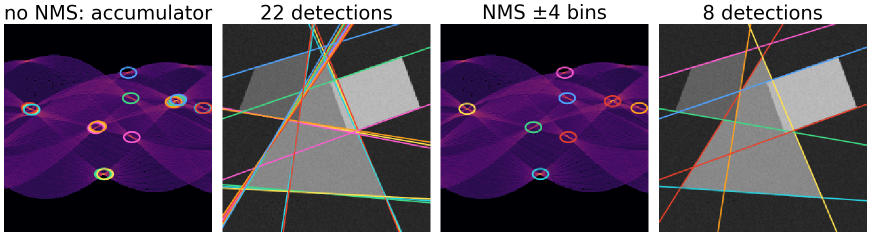
#> input picture hough-lines/fig-nms.png, 1741 x 472 px, given in place of cell256.png, which was not available (shown at 1/2 size)
$ python figs.py
#> lines starting #> are read from the running program, lines starting #| are printed output that depends on the picture
"""Figures for hough-lines/lec.qmd.

Run from the repository root:
    tools/figs/hough-lines/capture.sh /tmp/houghstills      # demo screenshots (needs docs/demos/dist)
    python3 -I tools/figs/hough-lines/figs.py /tmp/houghstills
Diagrams are computed here; the demo stills are crops of the captured screenshots, with the
numbers in their titles read from the demo's readout for the same preset (see the slide notes).
"""
import os
import sys
import numpy as np

HERE = os.path.dirname(os.path.abspath(__file__))
sys.path.insert(0, HERE)
from stills import plt, panel, grid_of_panels, BLUE, ORANGE, GREEN, RED, PURPLE, GREY  # noqa: E402
from matplotlib.patches import Arc, FancyArrowPatch  # noqa: E402
from scipy import ndimage as ndi  # noqa: E402
from skimage import feature, io  # noqa: E402

REPO = os.path.abspath(os.path.join(HERE, "../../.."))
OUT = os.path.join(REPO, "hough-lines")
SH = sys.argv[1] if len(sys.argv) > 1 else None


def save(fig, name):
    fig.savefig(os.path.join(OUT, name), dpi=200 if name.endswith(".png") else None,
                bbox_inches="tight", pad_inches=0.04)
    plt.close(fig)


# ---------------------------------------------------------------- edge points with directions
def fig_edgepoints():
    img = io.imread(os.path.join(REPO, "demos/src/fourier2d/cell256.png"), as_gray=True).astype(float)
#> img: shape (472, 1741) float64; min 0, max 1, mean 0.32
    if img.max() > 1:
        img /= 255
    sigma = 3.0
    ed = feature.canny(img, sigma=sigma, low_threshold=0.80, high_threshold=0.93, use_quantiles=True)
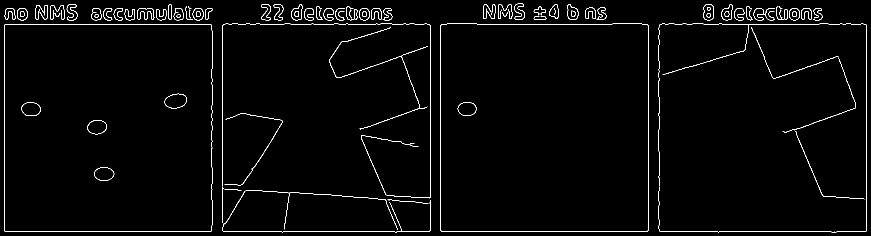
#> ed: shape (472, 1741) bool (shown at 1/2 size); 1.9% white in thin lines or dots
    gy = ndi.gaussian_filter(img, sigma, order=(1, 0))
    gx = ndi.gaussian_filter(img, sigma, order=(0, 1))
    # zoom window: pick the 24x24 window with most edge pixels in a band around the middle
    # zoom window: centred on the longest connected edge (a membrane), at its middle point
    lab, nl = ndi.label(ed, structure=np.ones((3, 3)))
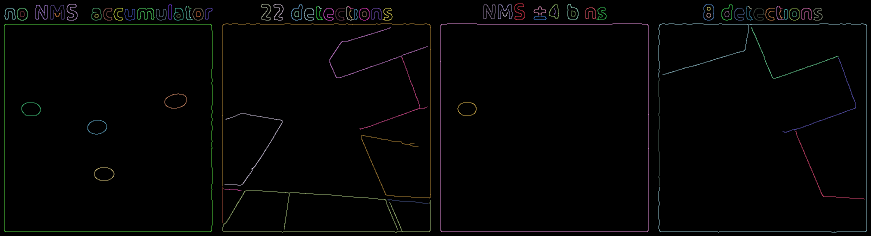
#> lab: shape (472, 1741) int32 (shown at 1/2 size); 91 distinct labels, from 0 to 90; one colour per label, 0 black
#> nl = 90
    sizes = ndi.sum(ed, lab, range(1, nl + 1))
#> sizes = 90 values, max 1684 at index 72, min 12 at index 15, mean 174.6
    ys, xs = np.nonzero(lab == 1 + int(np.argmax(sizes)))
#> ys = 1684 values from 47 to 464; xs = 1684 values, max 1733 at index 423, min 1317 at index 436, mean 1538.4
    mid = len(ys) // 2
#> mid = 842
    by, bx = int(np.clip(ys[mid] - 12, 0, 232)), int(np.clip(xs[mid] - 12, 0, 232))
#> by = 134; bx = 232
    fig, (a1, a2) = plt.subplots(1, 2, figsize=(6.4, 3.4), gridspec_kw={"width_ratios": [1, 1]})
    rgb = np.dstack([img] * 3) * 0.75
    rgb[ed] = [1.0, 0.5, 0.05]
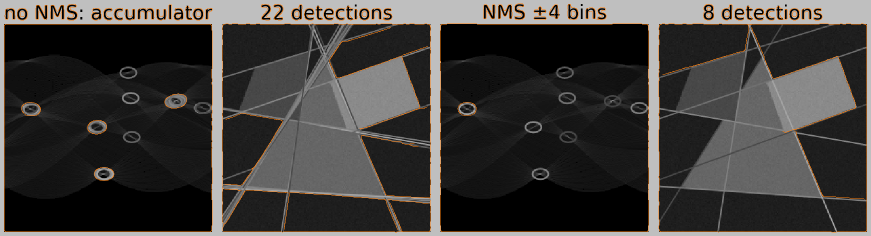
#> rgb: shape (472, 1741, 3) float64 (shown at 1/2 size); mean of channels 0, 1, 2 0.252, 0.242, 0.234; drawn as R, G, B
    a1.imshow(rgb, interpolation="nearest")
    a1.add_patch(plt.Rectangle((bx - 0.5, by - 0.5), 24, 24, fill=False, ec=BLUE, lw=2.5))
    a1.set_title("edge points (Canny)", fontsize=14)
    a1.axis("off")
    sub = img[by:by + 24, bx:bx + 24]
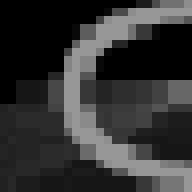
#> sub: shape (24, 24) float64 (shown 8 times larger); min 0.00113, max 0.594, mean 0.202
    a2.imshow(sub, cmap="gray", vmin=0, vmax=1, interpolation="nearest", alpha=0.6)
    ys, xs = np.nonzero(ed[by:by + 24, bx:bx + 24])
#> ys = empty array; xs = empty array
    a2.plot(xs, ys, "o", color=ORANGE, ms=4)
    for k in range(0, len(xs), 3):
        x, y = xs[k], ys[k]
        u, v = gx[by + y, bx + x], gy[by + y, bx + x]
        n = np.hypot(u, v) + 1e-12
        a2.annotate("", xy=(x + 3 * u / n, y + 3 * v / n), xytext=(x, y),
                    arrowprops=dict(arrowstyle="-|>", color=BLUE, lw=1.6, mutation_scale=10))
#> this loop made 0 passes
    a2.set_xlim(-0.5, 23.5)
    a2.set_ylim(23.5, -0.5)
    a2.set_title("zoom: position + gradient", fontsize=14)
    for s in a2.spines.values():
        s.set_visible(True)
        s.set_color(BLUE)
        s.set_linewidth(2.5)
#> this loop made 4 passes
    a2.set_xticks([])
    a2.set_yticks([])
    fig.tight_layout(w_pad=0.6)
    save(fig, "fig-edgepoints.png")


# ---------------------------------------------------------------- slope-intercept vs normal form
def fig_slope():
    pts = [(0.6, -3.0), (1.0, 0.0), (1.4, 3.0)]   # demo houghdual, preset "towards vertical"
    cols = [BLUE, GREEN, RED]
#> cols = ['#1f77b4', '#2ca02c', '#d62728']
    fig, (a1, a2) = plt.subplots(1, 2, figsize=(6.8, 3.3))
    m = np.linspace(-4, 4, 200)
    for (x, y), c in zip(pts, cols):
        a1.plot(m, y - m * x, color=c, lw=2.5)
        a1.text(-3.85, y + 3.85 * x + 0.5, f"({x:g}, {y:g})".replace("-", "−"), color=c, fontsize=13, va="bottom")
#> this loop made 3 passes
#> (x, y, c) on passes 1 to 3: (0.6, -3, '#1f77b4'), (1, 0, '#2ca02c'), (1.4, 3, '#d62728')
    a1.set_xlim(-4, 4)
    a1.set_ylim(-9, 10.5)
    a1.set_xlabel("slope m")
    a1.set_ylabel("intercept c")
    a1.axhline(0, color="#ccc", lw=0.8, zorder=0)
    a1.axvline(0, color="#ccc", lw=0.8, zorder=0)
    a1.annotate("meet at m = 7.5", xy=(4.0, -8.0), xytext=(-3.8, -8.0),
                fontsize=13, ha="left", va="center",
                arrowprops=dict(arrowstyle="-|>", color="k", lw=1.2))
    a1.set_title("slope–intercept", fontsize=14)
    a1.set_xticks([-4, -2, 0, 2, 4])
    th = np.linspace(0, np.pi, 361)
    for (x, y), c in zip(pts, cols):
        a2.plot(np.degrees(th), x * np.cos(th) + y * np.sin(th), color=c, lw=2.5)
    # common line: through (0.6,-3) and (1.4,3); normal perpendicular to (0.8, 6)
    t0 = np.arctan2(-0.8, 6.0) % np.pi
#> t0 = 3.01
    r0 = 1.0 * np.cos(t0)
#> r0 = -0.991
    a2.plot(np.degrees(t0), r0, "o", ms=13, mfc="none", mec="k", mew=2)
    a2.annotate(f"θ = {np.degrees(t0):.1f}°\nρ = {r0:.2f}".replace("-", "−"), xy=(np.degrees(t0), r0),
                xytext=(118, -2.6), fontsize=13, ha="center",
                arrowprops=dict(arrowstyle="-|>", color="k", lw=1.2))
    a2.set_xlim(0, 180)
    a2.set_xticks([0, 45, 90, 135, 180])
    a2.set_xlabel("θ (degrees)")
    a2.set_ylabel("ρ")
    a2.axhline(0, color="#ccc", lw=0.8, zorder=0)
    a2.set_title("normal form", fontsize=14)
    fig.tight_layout(w_pad=1.5)
    save(fig, "fig-slope.svg")
    return np.degrees(t0), r0


# ---------------------------------------------------------------- normal form geometry
def fig_normalform():
    fig, ax = plt.subplots(figsize=(3.9, 3.9))
    ax.set_aspect("equal")
    ax.axhline(0, color="#999", lw=1)
    ax.axvline(0, color="#999", lw=1)
    xs = np.linspace(-1.0, 3.0, 2)
#> xs = [-1, 3]
    ax.plot(xs, 2 - xs, color=GREEN, lw=3)
    for (x, y), c in zip([(2, 0), (1, 1), (0, 2)], [BLUE, GREEN, RED]):
        ax.plot(x, y, "o", color=c, ms=10, zorder=5)
#> this loop made 3 passes
#> (x, c) on passes 1 to 3: (2, '#1f77b4'), (1, '#2ca02c'), (0, '#d62728')
    ax.annotate("", xy=(1, 1), xytext=(0, 0),
                arrowprops=dict(arrowstyle="-|>", color="k", lw=2.2, mutation_scale=16))
    ax.text(0.28, 0.66, "ρ = √2", fontsize=15, rotation=45, ha="center", va="center")
    ax.add_patch(Arc((0, 0), 1.1, 1.1, theta1=0, theta2=45, color=PURPLE, lw=2))
    ax.text(0.68, 0.22, "θ = 45°", fontsize=15, color=PURPLE)
    # right-angle mark at the foot of the normal
    d = 0.16
    u, v = np.array([1, 1]) / np.sqrt(2), np.array([-1, 1]) / np.sqrt(2)
#> u = [0.707, 0.707]; v = [-0.707, 0.707]
    p = np.array([1, 1])
#> p = [1, 1]
    sq = np.array([p - u * d, p - u * d + v * d, p + v * d])
#> sq = [[0.887, 0.887], [0.774, 1], [0.887, 1.11]]
    ax.plot(sq[:, 0], sq[:, 1], color="k", lw=1.2)
    ax.text(2.75, 0.08, "x", fontsize=14)
    ax.text(0.08, 2.72, "y", fontsize=14)
    ax.text(2.0, 1.15, "x + y = 2", fontsize=14, color=GREEN)
    ax.set_xlim(-0.6, 2.9)
    ax.set_ylim(-0.6, 2.9)
    ax.set_xticks([0, 1, 2])
    ax.set_yticks([0, 1, 2])
    ax.spines["left"].set_visible(False)
    ax.spines["bottom"].set_visible(False)
    fig.tight_layout()
    save(fig, "fig-normalform.svg")
#> call 3 of save, with name = 'fig-normalform.svg'
#> in save (call 3), `fig.savefig(os.path.join(OUT, name), dpi=200 if name.endswith(".png") ..`:
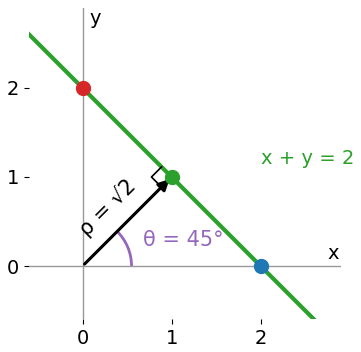
#> figure drawn by matplotlib, 1 panel


# ---------------------------------------------------------------- voting: a small example
def fig_voting():
    rng = np.random.default_rng(9)
    th0, r0 = np.radians(60), 10.0
#> th0 = 1.05; r0 = 10
    n, t = np.array([np.cos(th0), np.sin(th0)]), np.array([-np.sin(th0), np.cos(th0)])
#> n = [0.5, 0.866]; t = [-0.866, 0.5]
    s = np.r_[np.arange(-24, -6, 3), np.arange(6, 25, 3)]          # a line with a gap
#> s = [-24, -21, -18, -15, -12, -9, 6, 9, 12, 15, 18, 21, 24]
    line = r0 * n + s[:, None] * t
#> line = 13 rows, first 8: [25.78, -3.34], [23.19, -1.84], [20.59, -0.34], [17.99, 1.16], [15.39, 2.66], [12.79, 4.16], [-0.196, 11.66], [-2.79, 13.16]
    clutter = rng.uniform(-28, 28, size=(10, 2))
#> clutter = [[20.73, -11.94], [5.78, 15.54], [12.1, 23.26], [20.18, 23.42], [-26.51, -3.51], [-0.843, -24.35], [-27.68, 18.51], [27.06, 15.94], [-10.33, 11.5], [-11.25, 13.48]]
    P = np.vstack([line, clutter])
#> P = 23 rows, first 8: [25.78, -3.34], [23.19, -1.84], [20.59, -0.34], [17.99, 1.16], [15.39, 2.66], [12.79, 4.16], [-0.196, 11.66], [-2.79, 13.16]
    dth, drho, R = 3, 2.0, 40.0
    thetas = np.radians(np.arange(0, 180, dth))
#> thetas = 60 values from 0 to 3.09
    nr = int(2 * R / drho)
    H = np.zeros((nr, len(thetas)), int)
#> H: shape (40, 60) int64; every value is 0
    for x, y in P:
        rho = x * np.cos(thetas) + y * np.sin(thetas)
        k = np.floor((rho + R) / drho).astype(int)
        H[k, np.arange(len(thetas))] += 1
#> this loop made 23 passes
#> (x, y) on passes 1 to 12: (25.78, -3.34), (23.19, -1.84), (20.59, -0.34), (17.99, 1.16), (15.39, 2.66), (12.79, 4.16), (-0.196, 11.66), (-2.79, 13.16), (-5.39, 14.66), (-7.99, 16.16), (-10.59, 17.66), (-13.19, 19.16)
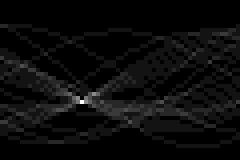
#> H: shape (40, 60) int64 (shown 4 times larger); min 0, max 13, mean 0.575; drawn with min black and max white
    k, j = np.unravel_index(H.argmax(), H.shape)
#> k = 25; j = 20
    fig, (a1, a2) = plt.subplots(1, 2, figsize=(6.6, 3.2), gridspec_kw={"width_ratios": [1, 1.35]})
    a1.set_aspect("equal")
    a1.plot(line[:, 0], line[:, 1], "o", color=ORANGE, ms=7, label=f"{len(line)} on a line")
    a1.plot(clutter[:, 0], clutter[:, 1], "o", color=GREY, ms=7, label=f"{len(clutter)} clutter")
    a1.set_xlim(-30, 30)
    a1.set_ylim(-52, 30)
    a1.set_yticks([-20, 0, 20])
    a1.set_xlabel("x")
    a1.set_ylabel("y")
    a1.legend(fontsize=13, loc="lower left", frameon=False, handletextpad=0.1, borderaxespad=0.1)
    a1.set_title("edge points", fontsize=14)
    im = a2.imshow(H, origin="lower", aspect="auto", cmap="magma_r",
                   extent=[0, 180, -R, R], interpolation="nearest")
    a2.plot(j * dth + dth / 2, -R + (k + 0.5) * drho, "o", ms=16, mfc="none", mec=BLUE, mew=2.5)
    a2.annotate(f"{H[k, j]} votes", xy=(j * dth + dth / 2, -R + (k + 0.5) * drho), xytext=(105, 28),
                fontsize=13, color=BLUE, arrowprops=dict(arrowstyle="-|>", color=BLUE))
    a2.set_xlabel("θ (degrees)")
    a2.set_ylabel("ρ")
    a2.set_xticks([0, 45, 90, 135, 180])
    a2.set_title(f"accumulator: {dth}° × {drho:g} px bins", fontsize=14)
    cb = fig.colorbar(im, ax=a2, fraction=0.05, pad=0.02)
    cb.set_label("votes")
    fig.tight_layout(w_pad=1.2)
    save(fig, "fig-voting.svg")
#> call 4 of save, with name = 'fig-voting.svg'
#> in save (call 4), `fig.savefig(os.path.join(OUT, name), dpi=200 if name.endswith(".png") ..`:
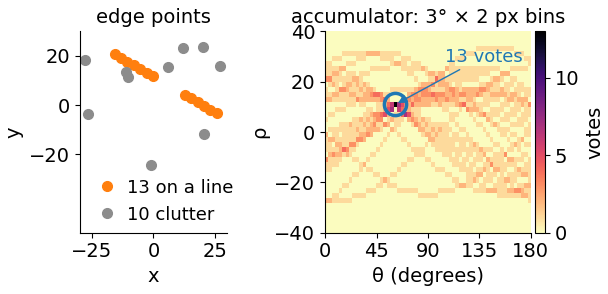
#> figure drawn by matplotlib, 3 panels
    others = np.sort(H.ravel())[::-1]
#> others = 2400 values, max 13 at index 0, min 0 at index 967, mean 0.575
    return H[k, j], j * dth, -R + k * drho, len(line), others[1]


# ---------------------------------------------------------------- demo stills
def fig_stills():
    grid_of_panels([panel(SH, "hl_nonms", 1), panel(SH, "hl_nonms", 2),
                    panel(SH, "hl_clean", 1), panel(SH, "hl_clean", 2)],
                   ["no NMS: accumulator", "22 detections",
                    "NMS ±4 bins", "8 detections"],
                   os.path.join(OUT, "fig-nms.png"), ncols=4, w=8.8)
    grid_of_panels([panel(SH, "hl_noise18", 1), panel(SH, "hl_fine", 1), panel(SH, "hl_coarse", 1),
                    panel(SH, "hl_noise18", 2), panel(SH, "hl_fine", 2), panel(SH, "hl_coarse", 2)],
                   ["1°, 1 px", "0.25°, 0.5 px", "5°, 8 px (grid)",
                    "9 lines", "3 lines", "21: rows mixed"],
                   os.path.join(OUT, "fig-binsize.png"), ncols=3, w=5.0)
    grid_of_panels([panel(SH, "hl_clutter", 1), panel(SH, "hl_clutter", 2),
                    panel(SH, "hl_grad", 1), panel(SH, "hl_grad", 2)],
                   ["all θ: 381,240 votes", "32 detections",
                    "gradient ±3°: 14,826", "5 detections"],
                   os.path.join(OUT, "fig-gradvote.png"), ncols=2, w=4.4)
    grid_of_panels([panel(SH, "hl_segments", 0), panel(SH, "hl_segments", 2)],
                   ["edge points", "7 segments (gap 6 px)"],
                   os.path.join(OUT, "fig-segments.png"), ncols=2, w=5.0)
    grid_of_panels([panel(SH, "hl_deskew", 0), panel(SH, "hl_deskew", 1), panel(SH, "hl_deskew", 2)],
                   ["tilted page: edges", "text rows: θ = 97°", "detected lines"],
                   os.path.join(OUT, "fig-deskew.png"), ncols=3, w=7.0)


if __name__ == "__main__":
    fig_edgepoints()
    print("slope fig: common line", fig_slope())
    fig_normalform()
    print("voting fig: peak votes, theta, rho, n line, second", fig_voting())
    if SH:
        fig_stills()
